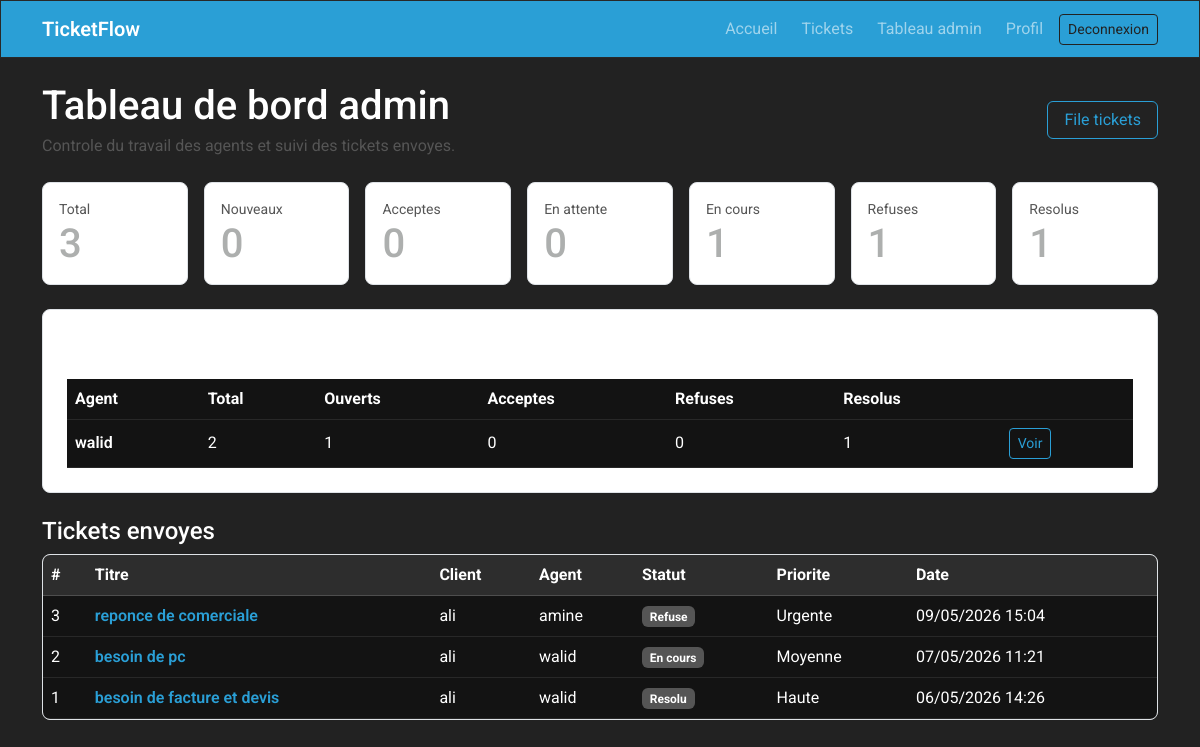
/tickets/admin-dashboard/ (signed in), run on the app's committed database.
### users/models.py (models this page shows)
class CustomUser(AbstractUser):
    class Role(models.TextChoices):
        ADMIN = 'admin', 'Administrateur'
        AGENT = 'agent', 'Agent de support'
        CLIENT = 'client', 'Client'
    phone = models.CharField(max_length=20, blank=True, verbose_name='Numéro')
    address = models.TextField(blank=True, verbose_name='Adresse')
    role = models.CharField(max_length=20, choices=Role.choices, default=Role.CLIENT, verbose_name='Role')
    groups = models.ManyToManyField(
        Group,
        related_name='customuser_groups',
        related_query_name='user',
        blank=True,
        verbose_name='groups',
        help_text='The groups this user belongs to.',
    )
    user_permissions = models.ManyToManyField(
        Permission,
        related_name='customuser_permissions',
        related_query_name='user',
        blank=True,
        verbose_name='user permissions',
        help_text='Specific permissions for this user.',
    )
    class Meta:
        verbose_name = 'Utilisateur'
        verbose_name_plural = 'Utilisateurs'
    def __str__(self):
        return self.username
    @property
    def is_support_admin(self):
        return self.is_superuser or self.role == self.Role.ADMIN
    @property
    def is_support_agent(self):
        return self.is_staff or self.role in {self.Role.ADMIN, self.Role.AGENT}

### tickets/models.py (models this page shows, shortened)
class Ticket(models.Model):
    class Priority(models.TextChoices):
        LOW = PRIORITY_CHOICES[0]
        MEDIUM = PRIORITY_CHOICES[1]
        HIGH = PRIORITY_CHOICES[2]
        URGENT = PRIORITY_CHOICES[3]
    class Status(models.TextChoices):
        NEW = 'new', 'Nouveau'
        ACCEPTED = 'accepted', 'Accepte'
        REFUSED = 'refused', 'Refuse'
        IN_PROGRESS = 'in_progress', 'En cours'
        WAITING = 'waiting', 'En attente'
        RESOLVED = 'resolved', 'Resolu'
        CLOSED = 'closed', 'Ferme'
    title = models.CharField(max_length=200, verbose_name='Titre')
    description = models.TextField(verbose_name='Description')
    category = models.ForeignKey(Category, on_delete=models.PROTECT, related_name='tickets', verbose_name='Categorie')
    priority = models.CharField(max_length=20, choices=Priority.choices, default=Priority.MEDIUM, verbose_name='Priorite')
    status = models.CharField(max_length=20, choices=Status.choices, default=Status.NEW, verbose_name='Statut')
    created_by = models.ForeignKey(settings.AUTH_USER_MODEL, on_delete=models.CASCADE, related_name='created_tickets')
    assigned_to = models.ForeignKey(
        settings.AUTH_USER_MODEL,
        on_delete=models.SET_NULL,
        null=True,
        blank=True,
        related_name='assigned_tickets',
        limit_choices_to={'role__in': ['admin', 'agent']},
        verbose_name='Agent assigne',
    )
    estimated_resolution = models.DateTimeField(null=True, blank=True, verbose_name='Resolution estimee')
    created_at = models.DateTimeField(auto_now_add=True)
    updated_at = models.DateTimeField(auto_now=True)
    resolved_at = models.DateTimeField(null=True, blank=True)
    closed_at = models.DateTimeField(null=True, blank=True)
    class Meta:
        ordering = ('-created_at',)
        indexes = [
            models.Index(fields=['status', 'priority']),
            models.Index(fields=['assigned_to', 'status']),
        ]
    def get_absolute_url(self):
        return reverse('tickets:detail', args=[self.pk])

### tickets/views.py (the view)
# urls.py: path('admin-dashboard/', views.admin_dashboard, name='admin_dashboard'),
@login_required
def admin_dashboard(request):
    if not request.user.is_support_admin:
        messages.error(request, 'Acces reserve aux administrateurs.')
        return redirect('tickets:dashboard')
    tickets = Ticket.objects.select_related('category', 'created_by', 'assigned_to')
    selected_agent = request.GET.get('agent')
    selected_status = request.GET.get('status')
    visible_tickets = tickets
    if selected_agent:
        visible_tickets = visible_tickets.filter(assigned_to_id=selected_agent)
    if selected_status:
        visible_tickets = visible_tickets.filter(status=selected_status)
    agents = (
        CustomUser.objects.filter(role=CustomUser.Role.AGENT)
        .annotate(
            total_tickets=Count('assigned_tickets'),
            open_tickets=Count(
                'assigned_tickets',
                filter=~Q(assigned_tickets__status__in=[
                    Ticket.Status.RESOLVED,
                    Ticket.Status.CLOSED,
                    Ticket.Status.REFUSED,
                ]),
            ),
            accepted_tickets=Count('assigned_tickets', filter=Q(assigned_tickets__status=Ticket.Status.ACCEPTED)),
            refused_tickets=Count('assigned_tickets', filter=Q(assigned_tickets__status=Ticket.Status.REFUSED)),
            resolved_tickets=Count('assigned_tickets', filter=Q(assigned_tickets__status=Ticket.Status.RESOLVED)),
        )
        .order_by('username')
    )
    stats = {
        'total': tickets.count(),
        'new': tickets.filter(status=Ticket.Status.NEW).count(),
        'accepted': tickets.filter(status=Ticket.Status.ACCEPTED).count(),
        'waiting': tickets.filter(status=Ticket.Status.WAITING).count(),
        'in_progress': tickets.filter(status=Ticket.Status.IN_PROGRESS).count(),
        'refused': tickets.filter(status=Ticket.Status.REFUSED).count(),
        'resolved': tickets.filter(status=Ticket.Status.RESOLVED).count(),
    }
    return render(request, 'tickets/admin_dashboard.html', {
        'tickets': visible_tickets,
        'agents': agents,
        'stats': stats,
        'selected_agent': selected_agent,
        'selected_status': selected_status,
    })

### tickets/templates/tickets/admin_dashboard.html (shortened to what this page needs)
{% extends 'base/base.html' %}
{% block content %}
<div class="d-flex flex-wrap justify-content-between align-items-center gap-3 mb-4">
    <div>
        <h1 class="h3 mb-1">Tableau de bord admin</h1>
        <p class="text-secondary mb-0">Controle du travail des agents et suivi des tickets envoyes.</p>
    </div>
    <a class="btn btn-outline-primary" href="{% url 'tickets:dashboard' %}">File tickets</a>
</div>
<div class="row g-3 mb-4">
    <div class="col-6 col-lg">
        <a class="d-block bg-white border rounded-3 p-3 text-decoration-none" href="{% url 'tickets:admin_dashboard' %}">
            <div class="text-secondary small">Total</div>
            <div class="h3 mb-0 text-dark">{{ stats.total }}</div>
        </a>
    </div>
    <div class="col-6 col-lg">
        <a class="d-block bg-white border rounded-3 p-3 text-decoration-none" href="?status=new">
            <div class="text-secondary small">Nouveaux</div>
            <div class="h3 mb-0 text-dark">{{ stats.new }}</div>
        </a>
    </div>
    <div class="col-6 col-lg">
        <a class="d-block bg-white border rounded-3 p-3 text-decoration-none" href="?status=accepted">
            <div class="text-secondary small">Acceptes</div>
            <div class="h3 mb-0 text-dark">{{ stats.accepted }}</div>
        </a>
    </div>
    <div class="col-6 col-lg">
        <a class="d-block bg-white border rounded-3 p-3 text-decoration-none" href="?status=waiting">
            <div class="text-secondary small">En attente</div>
            <div class="h3 mb-0 text-dark">{{ stats.waiting }}</div>
        </a>
    </div>
    <div class="col-6 col-lg">
        <a class="d-block bg-white border rounded-3 p-3 text-decoration-none" href="?status=in_progress">
            <div class="text-secondary small">En cours</div>
            <div class="h3 mb-0 text-dark">{{ stats.in_progress }}</div>
        </a>
    </div>
    <div class="col-6 col-lg">
        <a class="d-block bg-white border rounded-3 p-3 text-decoration-none" href="?status=refused">
            <div class="text-secondary small">Refuses</div>
            <div class="h3 mb-0 text-dark">{{ stats.refused }}</div>
        </a>
    </div>
    <div class="col-6 col-lg">
        <a class="d-block bg-white border rounded-3 p-3 text-decoration-none" href="?status=resolved">
            <div class="text-secondary small">Resolus</div>
            <div class="h3 mb-0 text-dark">{{ stats.resolved }}</div>
        </a>
    </div>
</div>
<div class="bg-white border rounded-3 p-4 mb-4">
    <h2 class="h5 mb-3">Travail des agents</h2>
    <div class="table-responsive">
        <table class="table align-middle mb-0">
            <thead>
                <tr>
                    <th>Agent</th>
                    <th>Total</th>
                    <th>Ouverts</th>
                    <th>Acceptes</th>
                    <th>Refuses</th>
                    <th>Resolus</th>
                    <th></th>
                </tr>
            </thead>
            <tbody>
                {% for agent in agents %}
                    <tr>
                        <td class="fw-semibold">{{ agent.username }}</td>
                        <td>{{ agent.total_tickets }}</td>
                        <td>{{ agent.open_tickets }}</td>
                        <td>{{ agent.accepted_tickets }}</td>
                        <td>{{ agent.refused_tickets }}</td>
                        <td>{{ agent.resolved_tickets }}</td>
                        <td><a class="btn btn-sm btn-outline-primary" href="?agent={{ agent.id }}">Voir</a></td>
                    </tr>
                {% empty %}
                    <tr><td colspan="7" class="text-center text-secondary py-3">Aucun agent.</td></tr>
                {% endfor %}
            </tbody>
        </table>
    </div>
</div>
<div class="d-flex justify-content-between align-items-center mb-2">
    <h2 class="h5 mb-0">Tickets envoyes</h2>
</div>
<div class="table-responsive bg-white border rounded-3">
    <table class="table align-middle mb-0">
        <thead class="table-light">
            <tr>
                <th>#</th>
                <th>Titre</th>
                <th>Client</th>
                <th>Agent</th>
                <th>Statut</th>
                <th>Priorite</th>
                <th>Date</th>
            </tr>
        </thead>
        <tbody>
            {% for ticket in tickets %}
                <tr>
                    <td>{{ ticket.id }}</td>
                    <td><a class="fw-semibold text-decoration-none" href="{{ ticket.get_absolute_url }}">{{ ticket.title }}</a></td>
                    <td>{{ ticket.created_by }}</td>
                    <td>{{ ticket.assigned_to|default:'Non assigne' }}</td>
                    <td><span class="badge text-bg-secondary">{{ ticket.get_status_display }}</span></td>
                    <td>{{ ticket.get_priority_display }}</td>
                    <td>{{ ticket.created_at|date:'d/m/Y H:i' }}</td>
                </tr>
            {% empty %}
                <tr><td colspan="7" class="text-center text-secondary py-4">Aucun ticket.</td></tr>
            {% endfor %}
        </tbody>
    </table>
</div>
{% endblock %}

### base/templates/base/base.html (shortened to what this page needs)
{% load static %}
<!DOCTYPE html>
<html lang="fr">
<head>
    <link rel="stylesheet" href="{% static 'base/css/bootstrap.min.css' %}">
    <link rel="stylesheet" href="{% static 'base/fontawesome/css/all.min.css' %}">
</head>
<body class="bg-light">
    <nav class="navbar navbar-expand-lg bg-primary" data-bs-theme="dark">
        <div class="container">
            <a class="navbar-brand fw-semibold" href="{% url 'tickets:dashboard' %}">TicketFlow</a>
            <div class="collapse navbar-collapse" id="mainNavbar">
                <ul class="navbar-nav ms-auto align-items-lg-center gap-lg-2">
                    <li class="nav-item"><a class="nav-link" href="{% url 'base:home' %}">Accueil</a></li>
                    <li class="nav-item"><a class="nav-link" href="{% url 'tickets:dashboard' %}">Tickets</a></li>
                    {% if user.is_authenticated %}
                        {% if user.is_support_admin %}
                            <li class="nav-item"><a class="nav-link" href="{% url 'tickets:admin_dashboard' %}">Tableau admin</a></li>
                        {% endif %}
                        <li class="nav-item"><a class="nav-link" href="{% url 'users:profile' %}">Profil</a></li>
                        <li class="nav-item">
                            <form method="post" action="{% url 'users:logout' %}">
                                <button class="btn btn-outline-light btn-sm" type="submit">Deconnexion</button>
                            </form>
                        </li>
                    {% else %}
                        <li class="nav-item"><a class="nav-link" href="{% url 'users:login' %}">Connexion</a></li>
                        <li class="nav-item"><a class="btn btn-light btn-sm" href="{% url 'users:register' %}">Inscription</a></li>
                    {% endif %}
                </ul>
            </div>
        </div>
    </nav>
    <main class="container py-4">
        {% block content %}{% endblock %}
    </main>
</body>
</html>

### data on the page
CustomUser: username "walid", total_tickets "2", open_tickets "1", accepted_tickets "0", refused_tickets "0", resolved_tickets "1"
Ticket: id "3", title "reponce de comerciale", created_by "ali", assigned_to "amine", status "Refuse", priority "Urgente", created_at "09/05/2026 15:04"
Ticket: id "2", title "besoin de pc", created_by "ali", assigned_to "walid", status "En cours", priority "Moyenne", created_at "07/05/2026 11:21"
Ticket: id "1", title "besoin de facture et devis", created_by "ali", assigned_to "walid", status "Resolu", priority "Haute", created_at "06/05/2026 14:26"

### other printed values
{{ stats.total }} "3"
{{ stats.new }} "0"
{{ stats.accepted }} "0"
{{ stats.waiting }} "0"
{{ stats.in_progress }} "1"
{{ stats.refused }} "1"
{{ stats.resolved }} "1"
